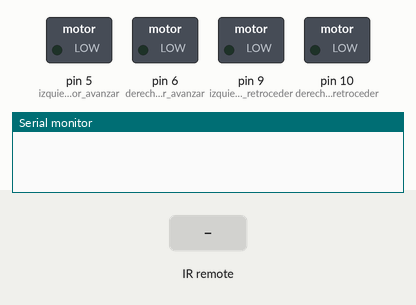
A sketch run on a simulated Arduino Uno, built with avr-gcc and run on an emulated ATmega328P. On the bench: switched loads named in the sketch (green lamp = pin HIGH), the last lines printed to the serial monitor. Inputs (shaded band) come from the test bench.

Above: at 1.2 s.
1.3 s: infrared code 0x00FF18E7 received
At 2.5 s:
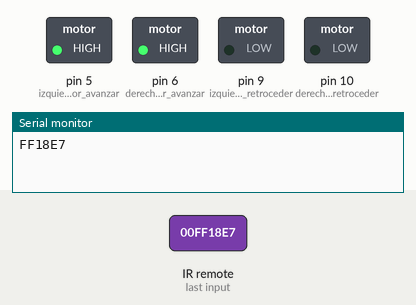
2.8 s: infrared code 0x00FF4AB5 received
At 4.4 s:
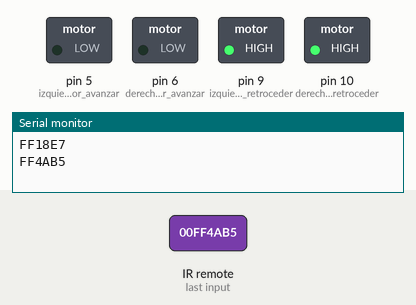
4.8 s: infrared code 0x00FF5AA5 received
At 6.1 s:
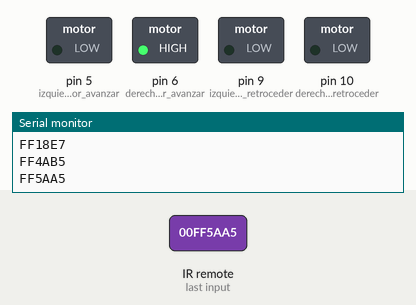
6.8 s: infrared code 0x00FF10EF received
At 7.9 s:
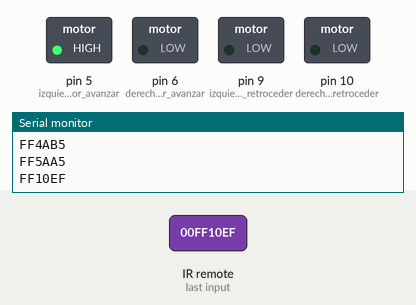
8.8 s: infrared code 0x00FF02FD received
At 9.6 s:
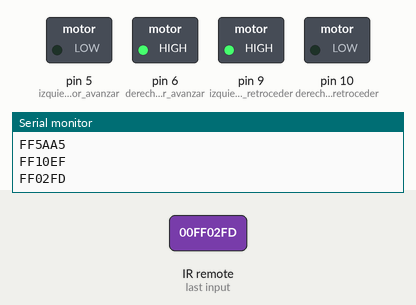
10.8 s: infrared code 0x00FF22DD received
At 12.6 s:
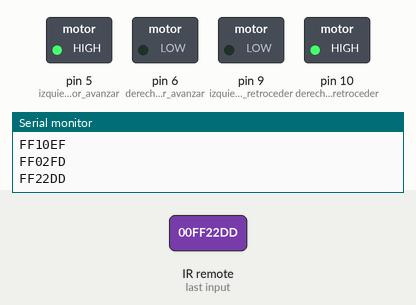
Timing chart, 0 to 13.8 s (numbered marks = the images above; inputs shaded):
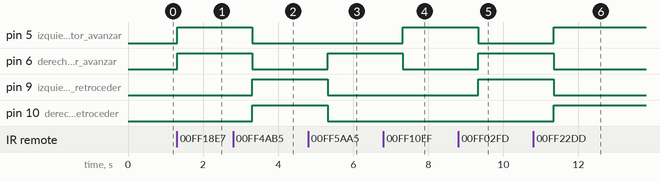

The sketch:

carro_sensor_infrarrojo.ino
```cpp
#include <Servo.h>
#include <IRremote.h>
int izquierda_motor_retroceder = 9;//IN1
int izquierda_motor_avanzar    = 5;//IN2
int derecha_motor_avanzar      = 6;//IN3
int derecha_motor_retroceder   = 10;//IN4
int RECV_PIN = 8;//Control remoto
IRrecv irrecv(RECV_PIN);
decode_results results;

void setup(){
  Serial.begin(9600);
  irrecv.enableIRIn();
  pinMode(izquierda_motor_retroceder,OUTPUT);
  pinMode(izquierda_motor_avanzar,OUTPUT);
  pinMode(derecha_motor_avanzar,OUTPUT);
  pinMode(derecha_motor_retroceder,OUTPUT);
}
void loop(){
  if(irrecv.decode(&results)){
    Serial.println(results.value,HEX);
    irrecv.resume();
    delay(5);
    if(results.value==0x00FF18E7){//Tecla 2
      avanzar(2000);
    }
    if(results.value==0x00FF4AB5){//Tecla 8
      retroceder(2000);
    }
    if(results.value==0x00FF5AA5){//Tecla 6
      derecha(2000);
    }
    if(results.value==0x00FF10EF){//Tecla 4
      izquierda(2000);
    }
    if(results.value==0x00FF02FD){//Tecla >>
      giro_derecha(2000);
    }
    if(results.value==0x00FF22DD){//Tecla <<
      giro_izquierda(2000);
    }
    if(results.value==0x00FF38C7){//Tecla 5
      detener(2000);
    }
    if(results.value==0x00FF906F){//Tecla EQ
      avanzar(2000);
      detener(1000);
      retroceder(2000);
      detener(1000);
      derecha(2000);
      detener(1000);
      izquierda(2000);
      detener(1000);
      giro_derecha(2000);
      detener(1000);
      giro_izquierda(2000);
      detener(1000);
    }
  }
}
void detener(int tiempo){
  analogWrite(izquierda_motor_avanzar,0);
  analogWrite(izquierda_motor_retroceder,0);
  analogWrite(derecha_motor_avanzar,0);
  analogWrite(derecha_motor_retroceder,0);
  delay(tiempo);
}

void avanzar(int tiempo){
  analogWrite(izquierda_motor_avanzar,255);
  analogWrite(izquierda_motor_retroceder,0);
  analogWrite(derecha_motor_avanzar,255);
  analogWrite(derecha_motor_retroceder,0);
  delay(tiempo);
}
void retroceder(int tiempo){
  analogWrite(izquierda_motor_avanzar,0);
  analogWrite(izquierda_motor_retroceder,255);
  analogWrite(derecha_motor_avanzar,0);
  analogWrite(derecha_motor_retroceder,255);
  delay(tiempo);
}
void derecha(int tiempo){
  analogWrite(izquierda_motor_avanzar,0);
  analogWrite(izquierda_motor_retroceder,0);
  analogWrite(derecha_motor_avanzar,255);
  analogWrite(derecha_motor_retroceder,0);
  delay(tiempo);
}
void izquierda(int tiempo){
  analogWrite(izquierda_motor_avanzar,255);
  analogWrite(izquierda_motor_retroceder,0);
  analogWrite(derecha_motor_avanzar,0);
  analogWrite(derecha_motor_retroceder,0);
  delay(tiempo);
}
void giro_derecha(int tiempo){
  analogWrite(izquierda_motor_avanzar,0);
  analogWrite(izquierda_motor_retroceder,255);
  analogWrite(derecha_motor_avanzar,255);
  analogWrite(derecha_motor_retroceder,0);
  delay(tiempo);
}
void giro_izquierda(int tiempo){
  analogWrite(izquierda_motor_avanzar,255);
  analogWrite(izquierda_motor_retroceder,0);
  analogWrite(derecha_motor_avanzar,0);
  analogWrite(derecha_motor_retroceder,255);
  delay(tiempo);
}
```

Measured:
- after the input at 1.3 s, pin 5 (izquierda_motor_avanzar), pin 6 (derecha_motor_avanzar): LOW → HIGH at once
- after the input at 2.8 s, pin 5 (izquierda_motor_avanzar), pin 6 (derecha_motor_avanzar): HIGH → LOW after 0.51 s; pin 9 (izquierda_motor_retroceder), pin 10 (derecha_motor_retroceder): LOW → HIGH after 0.51 s
- after the input at 4.8 s, pin 6 (derecha_motor_avanzar): LOW → HIGH after 0.52 s; pin 9 (izquierda_motor_retroceder), pin 10 (derecha_motor_retroceder): HIGH → LOW after 0.52 s
- after the input at 6.8 s, pin 5 (izquierda_motor_avanzar): LOW → HIGH after 0.52 s; pin 6 (derecha_motor_avanzar): HIGH → LOW after 0.52 s
- after the input at 8.8 s, pin 5 (izquierda_motor_avanzar): HIGH → LOW after 0.53 s; pin 6 (derecha_motor_avanzar), pin 9 (izquierda_motor_retroceder): LOW → HIGH after 0.53 s
- after the input at 10.8 s, pin 5 (izquierda_motor_avanzar), pin 10 (derecha_motor_retroceder): LOW → HIGH after 0.54 s; pin 6 (derecha_motor_avanzar), pin 9 (izquierda_motor_retroceder): HIGH → LOW after 0.54 s
